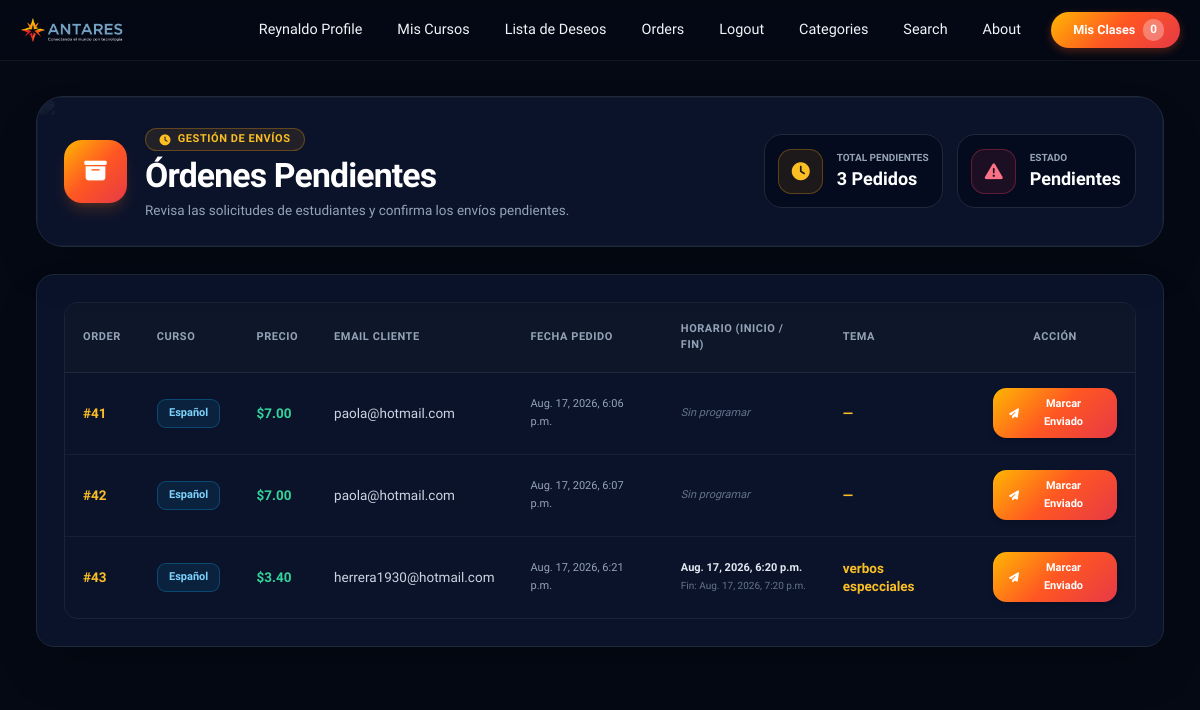
The page /payment/no_shipped_dash (signed in) on the database as committed earlier.
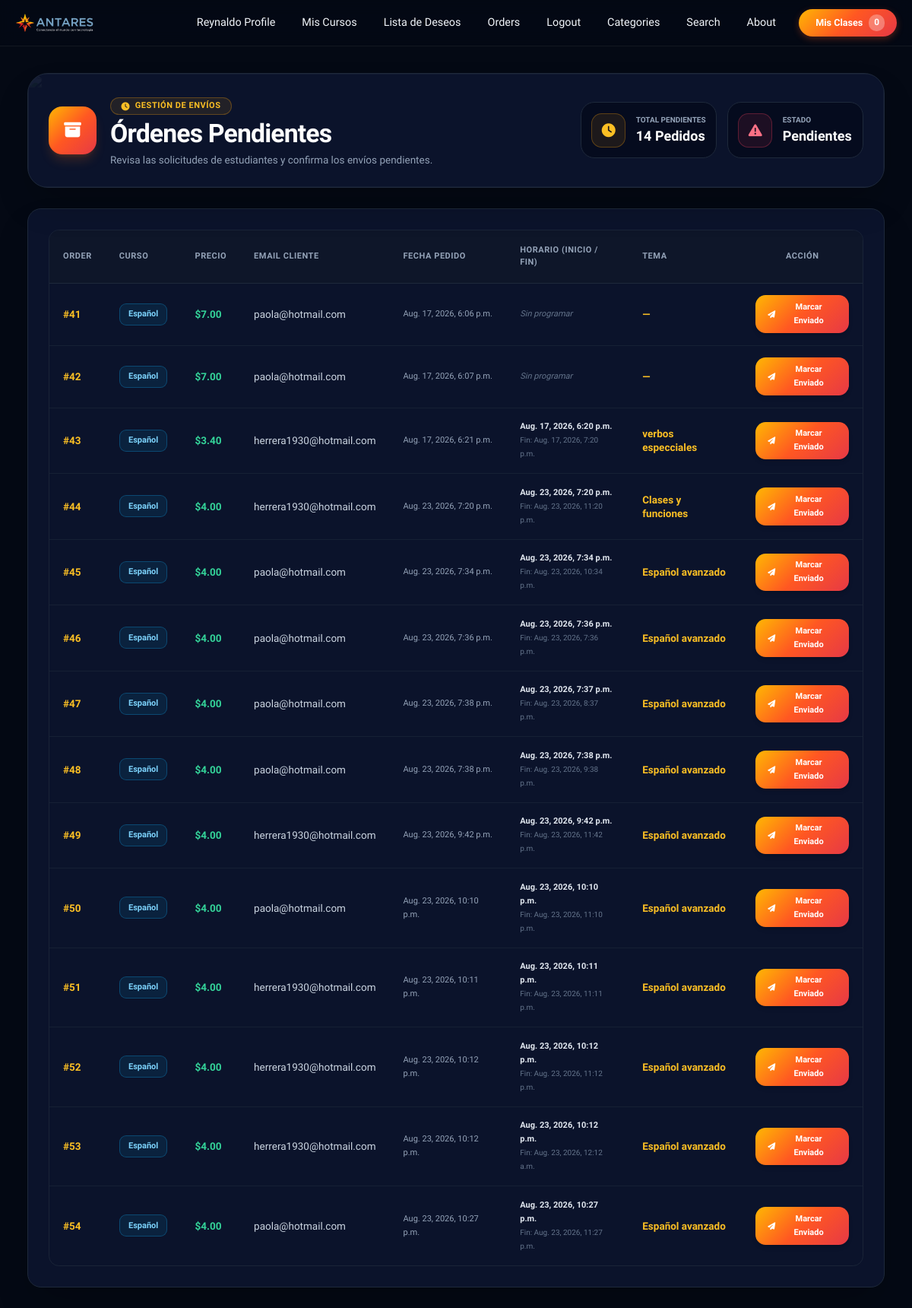
The same page on the database as committed later.
### payment/models.py (models this page shows, shortened)
class Order(models.Model):
    user = models.ForeignKey(User, on_delete=models.CASCADE, null=True, blank=True)
    full_name = models.CharField(max_length=250)
    email = models.EmailField(max_length=250)
    shipping_address = models.TextField(max_length=15000)
    amount_paid = models.DecimalField(max_digits=7, decimal_places=2)
    date_ordered = models.DateTimeField(auto_now_add=True)
    shipped = models.BooleanField(default=False)
    date_shipped = models.DateTimeField(blank=True, null=True)
    invoice = models.CharField(max_length=250, null=True, blank=True)
    paid = models.BooleanField(default=False)
    tiempo_inicio = models.DateTimeField(null=True, blank=True)
    tiempo_fin = models.DateTimeField(null=True, blank=True)
    tema_estudio = models.CharField(max_length=255, null=True, blank=True)

class OrderItem(models.Model):
    order = models.ForeignKey(Order, on_delete=models.CASCADE, null=True)
    product = models.ForeignKey(Product, on_delete=models.CASCADE, null=True)
    user = models.ForeignKey(User, on_delete=models.CASCADE, null=True, blank=True)
    quantity = models.PositiveBigIntegerField(default=1)
    price = models.DecimalField(max_digits=7, decimal_places=2)
    platform_commission = models.DecimalField(max_digits=7, decimal_places=2, default=0, editable=False)
    instructor_earning = models.DecimalField(max_digits=7, decimal_places=2, default=0, editable=False)
    paid_out = models.BooleanField(default=False, verbose_name="Ya liquidado al profesor")
    paid_out_date = models.DateTimeField(null=True, blank=True)

### store/models.py (models this page shows, shortened)
class Product(models.Model):
    name = models.CharField(max_length=100)
    user = models.ForeignKey(User, on_delete=models.CASCADE)
    price = models.DecimalField(default=0, decimal_places=2, max_digits=6)
    category = models.ForeignKey(Category, on_delete=models.CASCADE, default=1)
    description = models.CharField(max_length=250, default='', blank=True, null=True)
    image = models.ImageField(upload_to='uploads/product')
    is_sale = models.BooleanField(default=False)
    sale_price = models.DecimalField(default=0, decimal_places=2, max_digits=6, null=True, blank=True)
    full_access_price = models.DecimalField(
        default=0, decimal_places=2, max_digits=6, null=True, blank=True,
        verbose_name="Precio de acceso a todas las clases de pago",
        help_text="Si lo dejas vacío, se usará el precio normal del curso"
    )
    pay_method = models.CharField(max_length=250, null=True)
    video = models.FileField(upload_to="video", null=True)
    created_day = models.DateTimeField(default=timezone.now)
    learning_points = models.TextField(
        blank=True, default='',
        verbose_name="Lo que aprenderás",
        help_text="Un punto por línea"
    )
    requirements = models.TextField(
        blank=True, default='',
        verbose_name="Requisitos previos",
        help_text="Un requisito por línea"
    )
    target_audience = models.TextField(
        blank=True, default='',
        verbose_name="Dirigido a",
        help_text="Un público por línea"
    )
    language = models.CharField(
        max_length=50, blank=True, default='Español',
        verbose_name="Idioma"
    )
    duration_minutes = models.PositiveIntegerField(
        default=0,
        verbose_name="Duración total (minutos)"
    )
    def __str__(self):
        return self.name

### payment/views.py (the view, shortened to what this page needs)
# urls.py: path('no_shipped_dash', views.not_shipped_dash, name='not_shipped_dash'),
@login_required
def not_shipped_dash(request):
    if not request.user.is_superuser:
       messages.error(request, "No tienes permiso para ver estapágina.")
       return redirect('index')
    orders = Order.objects.filter(shipped=False)
    return render(request, "payment/not_shipped_dash.html", {"orders": orders})

### payment/templates/payment/not_shipped_dash.html (shortened to what this page needs)
{% extends 'base.html' %}
{% load static %}
{% block extra_css %}
<script src="https://cdn.tailwindcss.com"></script>
<script src="{% static 'js/catalog-tailwind-config.js' %}"></script>
<link rel="stylesheet" href="{% static 'css/catalog-tailwind.css' %}">
<link rel="stylesheet" href="https://cdn.datatables.net/1.13.6/css/jquery.dataTables.min.css">
{% endblock %}
{% block content %}
<div id="catalog-page" class="antialiased">
    <main class="w-full max-w-7xl mx-auto px-4 sm:px-6 lg:px-8 py-8 space-y-6">
        <div class="bg-antares-card border border-slate-800 rounded-3xl p-6 relative overflow-hidden shadow-2xl">
            <img src="https://images.unsplash.com/photo-1516321318423-f06f85e504b3?w=1200" alt="" class="absolute inset-0 w-full h-full object-cover opacity-5 pointer-events-none">
            <div class="relative z-10 flex flex-col md:flex-row md:items-center justify-between gap-6">
                <div class="flex items-center gap-4">
                    <div class="w-14 h-14 rounded-2xl gradient-orange-btn flex items-center justify-center text-white text-xl shadow-lg shadow-orange-500/20 shrink-0">
                        <i class="fa-solid fa-box-archive"></i>
                    </div>
                    <div class="space-y-1">
                        <span class="inline-flex items-center gap-1.5 bg-amber-500/10 border border-amber-500/30 text-amber-400 font-bold text-[11px] px-3 py-0.5 rounded-full uppercase tracking-wider">
                            <i class="fa-solid fa-clock"></i> Gestión de Envíos
                        </span>
                        <h1 class="text-2xl sm:text-3xl font-black text-white tracking-tight">
                            Órdenes Pendientes
                        </h1>
                        <p class="text-xs text-slate-400">
                            Revisa las solicitudes de estudiantes y confirma los envíos pendientes.
                        </p>
                    </div>
                </div>
                <div class="grid grid-cols-1 sm:grid-cols-2 gap-3 shrink-0">
                    <div class="bg-slate-950/60 border border-slate-800 rounded-2xl p-3 flex items-center gap-3">
                        <div class="w-10 h-10 rounded-xl bg-amber-500/10 border border-amber-500/30 flex items-center justify-center text-amber-400">
                            <i class="fa-solid fa-clock text-base"></i>
                        </div>
                        <div>
                            <span class="text-[10px] font-bold text-slate-400 uppercase block">Total Pendientes</span>
                            <span class="text-base font-black text-white">{{ orders|length }} Pedidos</span>
                        </div>
                    </div>
                    <div class="bg-slate-950/60 border border-slate-800 rounded-2xl p-3 flex items-center gap-3">
                        <div class="w-10 h-10 rounded-xl bg-rose-500/10 border border-rose-500/30 flex items-center justify-center text-rose-400">
                            <i class="fa-solid fa-triangle-exclamation text-base"></i>
                        </div>
                        <div>
                            <span class="text-[10px] font-bold text-slate-400 uppercase block">Estado</span>
                            <span class="text-base font-black text-white">Pendientes</span>
                        </div>
                    </div>
                </div>
            </div>
        </div>
        <div class="bg-antares-card border border-slate-800 rounded-2xl p-4 sm:p-6 shadow-2xl space-y-5">
            <div class="overflow-x-auto rounded-xl border border-slate-800/80">
                <table id="unshippedTable" class="w-full text-left border-collapse">
                    <thead>
                        <tr class="bg-slate-900/90 text-[11px] font-extrabold uppercase text-slate-400 tracking-wider border-b border-slate-800">
                            <th class="py-4 px-4">Order</th>
                            <th class="py-4 px-4">Curso</th>
                            <th class="py-4 px-4">Precio</th>
                            <th class="py-4 px-4">Email Cliente</th>
                            <th class="py-4 px-4">Fecha Pedido</th>
                            <th class="py-4 px-4">Horario (Inicio / Fin)</th>
                            <th class="py-4 px-4">Tema</th>
                            <th class="py-4 px-4 text-center">Acción</th>
                        </tr>
                    </thead>
                    <tbody class="divide-y divide-slate-800/60 text-xs text-slate-300 font-medium">
                        {% for item in orders %}
                        <tr class="hover:bg-slate-900/50 transition duration-150">
                            <td class="py-3.5 px-4 font-bold text-amber-400">
                                <a href="{% url 'orders' item.id %}" class="hover:text-amber-300 transition">#{{ item.id }}</a>
                            </td>
                            <td class="py-3.5 px-4">
                                <div class="flex flex-wrap gap-1">
                                    {% for p in item.orderitem_set.all %}
                                    <span class="bg-sky-500/10 border border-sky-500/30 text-sky-300 text-[11px] px-2.5 py-1 rounded-lg font-bold">{{ p.product }}</span>
                                    {% endfor %}
                                </div>
                            </td>
                            <td class="py-3.5 px-4 font-black text-emerald-400">${{ item.amount_paid }}</td>
                            <td class="py-3.5 px-4 text-slate-300">{{ item.email }}</td>
                            <td class="py-3.5 px-4 text-slate-400 text-[11px]">{{ item.date_ordered }}</td>
                            <td class="py-3.5 px-4 text-[11px]">
                                {% if item.tiempo_inicio %}
                                <span class="text-slate-200 font-semibold block">{{ item.tiempo_inicio }}</span>
                                <span class="text-slate-500 text-[10px]">Fin: {{ item.tiempo_fin }}</span>
                                {% else %}
                                <span class="text-slate-500 italic">Sin programar</span>
                                {% endif %}
                            </td>
                            <td class="py-3.5 px-4 text-amber-400 font-semibold">{{ item.tema_estudio|default:"—" }}</td>
                            <td class="py-3.5 px-4 text-center">
                                <form method="POST">
                                    <button type="submit" class="gradient-orange-btn hover:opacity-90 text-white font-bold text-[11px] px-3.5 py-1.5 rounded-xl shadow-md transition inline-flex items-center gap-1.5">
                                        <i class="fa-solid fa-paper-plane text-[10px]"></i> Marcar Enviado
                                    </button>
                                </form>
                            </td>
                        </tr>
                        {% endfor %}
                    </tbody>
                </table>
            </div>
        </div>
    </main>
</div>
{% endblock %}

### store/templates/base.html (shortened to what this page needs)
{% load static%}
<!DOCTYPE html>
<html lang="es">
    <head>
        <link href="https://cdn.jsdelivr.net/npm/bootstrap-icons@1.5.0/font/bootstrap-icons.css" rel="stylesheet" />
        <link href="{% static 'css/styles.css' %}" rel="stylesheet" />
        <link href="{% static 'css/variables.css' %}" rel="stylesheet" />
        <link href="{% static 'css/navbar.css' %}" rel="stylesheet" />
        <link href="https://cdnjs.cloudflare.com/ajax/libs/font-awesome/6.4.0/css/all.min.css" rel="stylesheet">
        {% block extra_css %}{% endblock %}
    </head>
    <body style="padding-top: 60px;">
        {% include 'navbar.html' %}
        {% block content %}
        {% endblock %}
    </body>
</html>

### store/templates/navbar.html (shortened to what this page needs)
{% load static %}
<nav class="nav-principal" id="navbarPrincipal">
    <div  class="contenedor-nav">
        <a class="nav-logo" href="{% url 'index' %}"><img src="{% static 'assets/antares_logo_navbar.png' %}" alt="ANTARES"></a>
        <div class="nav-colapso" id="navbarSupportedContent">
            <ul class="lista-nav">
                {% if user.is_authenticated %}
                <li class="item-desplegable">
                    <a class="nav-link-custom perfil-usuario" tabindex="0">{{request.user.username}} profile</a>
                </li>
                <li><a class="nav-link-custom {% if request.resolver_match.url_name == 'my_courses' %}activo{% endif %}" href="{% url 'my_courses' %}">Mis Cursos</a></li>
                <li><a class="nav-link-custom {% if request.resolver_match.url_name == 'wishlist' %}activo{% endif %}" href="{% url 'wishlist' %}">Lista de Deseos</a></li>
                {% if user.is_superuser %}
                <li class="item-desplegable">
                    <a class="nav-link-custom" tabindex="0">Orders</a>
                </li>
                {% endif %}
                <li><a class="nav-link-custom" href="{% url 'logout' %}">Logout</a></li>
                {% else %}
                <li><a class="nav-link-custom {% if request.resolver_match.url_name == 'login' %}activo{% endif %}" href="{% url 'login' %}">Login</a></li>
                <li><a class="nav-link-custom {% if request.resolver_match.url_name == 'register' %}activo{% endif %}" href="{% url 'register' %}">Register</a></li>
                {% endif %}
                <li class="item-desplegable">
                    <a class="nav-link-custom {% if request.resolver_match.url_name == 'category' or request.resolver_match.url_name == 'category_summary' %}activo{% endif %}" tabindex="0">Categories</a>
                </li>
                <li><a class="nav-link-custom {% if request.resolver_match.url_name == 'search' %}activo{% endif %}" href="{% url 'search' %}">Search</a></li>
                <li><a class="nav-link-custom {% if request.resolver_match.url_name == 'about' %}activo{% endif %}" href="{% url 'about' %}">About</a></li>
            </ul>
            <form class="form-carrito">
                <a href="{% url 'cart_summary' %}" class="boton-carrito">
                    <i class="icono-carrito">&nbsp;&nbsp;Mis Clases</i>
                    <span class="contador-badge" id="cart_quantity">{{ cart|length }}</span>
                </a>
            </form>
        </div>
    </div>
</nav>

Rows that differ between the two databases and show on the page:
added Order: id "44", amount_paid "4.00", email "herrera1930@hotmail.com", date_ordered "Aug. 23, 2026, 7:20 p.m.", tiempo_inicio "Aug. 23, 2026, 7:20 p.m.", tiempo_fin "Aug. 23, 2026, 11:20 p.m.", tema_estudio "Clases y funciones"
added OrderItem: product "Español", shown under "44"
added Order: id "45", amount_paid "4.00", email "paola@hotmail.com", date_ordered "Aug. 23, 2026, 7:34 p.m.", tiempo_inicio "Aug. 23, 2026, 7:34 p.m.", tiempo_fin "Aug. 23, 2026, 10:34 p.m.", tema_estudio "Español avanzado"
added OrderItem: product "Español", shown under "45"
added Order: id "46", amount_paid "4.00", email "paola@hotmail.com", date_ordered "Aug. 23, 2026, 7:36 p.m.", tiempo_inicio "Aug. 23, 2026, 7:36 p.m.", tiempo_fin "Aug. 23, 2026, 7:36 p.m.", tema_estudio "Español avanzado"
added OrderItem: product "Español", shown under "46"
added Order: id "47", amount_paid "4.00", email "paola@hotmail.com", date_ordered "Aug. 23, 2026, 7:38 p.m.", tiempo_inicio "Aug. 23, 2026, 7:37 p.m.", tiempo_fin "Aug. 23, 2026, 8:37 p.m.", tema_estudio "Español avanzado"
added OrderItem: product "Español", shown under "47"
added Order: id "48", amount_paid "4.00", email "paola@hotmail.com", date_ordered "Aug. 23, 2026, 7:38 p.m.", tiempo_inicio "Aug. 23, 2026, 7:38 p.m.", tiempo_fin "Aug. 23, 2026, 9:38 p.m.", tema_estudio "Español avanzado"
added OrderItem: product "Español", shown under "48"
added Order: id "49", amount_paid "4.00", email "herrera1930@hotmail.com", date_ordered "Aug. 23, 2026, 9:42 p.m.", tiempo_inicio "Aug. 23, 2026, 9:42 p.m.", tiempo_fin "Aug. 23, 2026, 11:42 p.m.", tema_estudio "Español avanzado"
added OrderItem: product "Español", shown under "49"
added Order: id "50", amount_paid "4.00", email "paola@hotmail.com", date_ordered "Aug. 23, 2026, 10:10 p.m.", tiempo_inicio "Aug. 23, 2026, 10:10 p.m.", tiempo_fin "Aug. 23, 2026, 11:10 p.m.", tema_estudio "Español avanzado"
added OrderItem: product "Español", shown under "50"
added Order: id "51", amount_paid "4.00", email "herrera1930@hotmail.com", date_ordered "Aug. 23, 2026, 10:11 p.m.", tiempo_inicio "Aug. 23, 2026, 10:11 p.m.", tiempo_fin "Aug. 23, 2026, 11:11 p.m.", tema_estudio "Español avanzado"
added OrderItem: product "Español", shown under "51"
added Order: id "52", amount_paid "4.00", email "herrera1930@hotmail.com", date_ordered "Aug. 23, 2026, 10:12 p.m.", tiempo_inicio "Aug. 23, 2026, 10:12 p.m.", tiempo_fin "Aug. 23, 2026, 11:12 p.m.", tema_estudio "Español avanzado"
added OrderItem: product "Español", shown under "52"
added Order: id "53", amount_paid "4.00", email "herrera1930@hotmail.com", date_ordered "Aug. 23, 2026, 10:12 p.m.", tiempo_inicio "Aug. 23, 2026, 10:12 p.m.", tiempo_fin "Aug. 23, 2026, 12:12 a.m.", tema_estudio "Español avanzado"
added OrderItem: product "Español", shown under "53"
added Order: id "54", amount_paid "4.00", email "paola@hotmail.com", date_ordered "Aug. 23, 2026, 10:27 p.m.", tiempo_inicio "Aug. 23, 2026, 10:27 p.m.", tiempo_fin "Aug. 23, 2026, 11:27 p.m.", tema_estudio "Español avanzado"
added OrderItem: product "Español", shown under "54"
Other text that changed with them:
{{ orders|length }}: "3" → "14"
